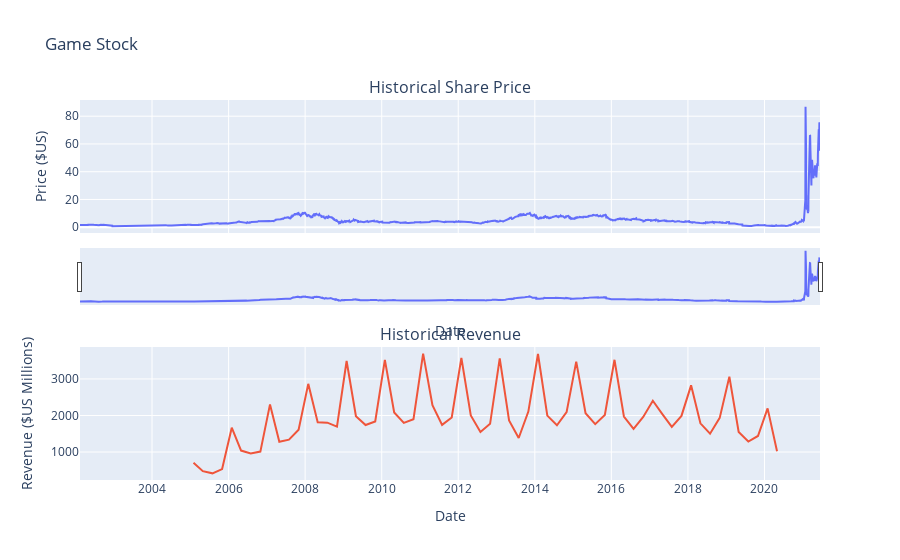

Notebook code cell kept with this figure:
### Code cell
make_graph(gme_data, gme_revenue, 'Game Stock')

### Figure 1 — Plotly figure (JSON) as saved in the notebook; plotly's stock layout.template omitted (floating-point values rounded to 4 significant figures; data arrays with more than 128 entries replaced by an {"elided": "..."} marker saying what was removed)
{"data": [{"name": "Share Price", "type": "scatter", "x": {"elided": "4867 str values"}, "xaxis": "x", "y": {"elided": "4867 float values"}, "yaxis": "y"}, {"name": "Revenue", "type": "scatter", "x": ["2020-04-30T00:00:00", "2020-01-31T00:00:00", "2019-10-31T00:00:00", "2019-07-31T00:00:00", "2019-04-30T00:00:00", "2019-01-31T00:00:00", "2018-10-31T00:00:00", "2018-07-31T00:00:00", "2018-04-30T00:00:00", "2018-01-31T00:00:00", "2017-10-31T00:00:00", "2017-07-31T00:00:00", "2017-04-30T00:00:00", "2017-01-31T00:00:00", "2016-10-31T00:00:00", "2016-07-31T00:00:00", "2016-04-30T00:00:00", "2016-01-31T00:00:00", "2015-10-31T00:00:00", "2015-07-31T00:00:00", "2015-04-30T00:00:00", "2015-01-31T00:00:00", "2014-10-31T00:00:00", "2014-07-31T00:00:00", "2014-04-30T00:00:00", "2014-01-31T00:00:00", "2013-10-31T00:00:00", "2013-07-31T00:00:00", "2013-04-30T00:00:00", "2013-01-31T00:00:00", "2012-10-31T00:00:00", "2012-07-31T00:00:00", "2012-04-30T00:00:00", "2012-01-31T00:00:00", "2011-10-31T00:00:00", "2011-07-31T00:00:00", "2011-04-30T00:00:00", "2011-01-31T00:00:00", "2010-10-31T00:00:00", "2010-07-31T00:00:00", "2010-04-30T00:00:00", "2010-01-31T00:00:00", "2009-10-31T00:00:00", "2009-07-31T00:00:00", "2009-04-30T00:00:00", "2009-01-31T00:00:00", "2008-10-31T00:00:00", "2008-07-31T00:00:00", "2008-04-30T00:00:00", "2008-01-31T00:00:00", "2007-10-31T00:00:00", "2007-07-31T00:00:00", "2007-04-30T00:00:00", "2007-01-31T00:00:00", "2006-10-31T00:00:00", "2006-07-31T00:00:00", "2006-04-30T00:00:00", "2006-01-31T00:00:00", "2005-10-31T00:00:00", "2005-07-31T00:00:00", "2005-04-30T00:00:00", "2005-01-31T00:00:00"], "xaxis": "x2", "y": [1021, 2194, 1439, 1286, 1548, 3063, 1935, 1501, 1786, 2825, 1989, 1688, 2046, 2403, 1959, 1632, 1972, 3525, 2016, 1762, 2061, 3476, 2092, 1731, 1996, 3684, 2107, 1384, 1865, 3562, 1773, 1550, 2002, 3579, 1947, 1744, 2281, 3693, 1899, 1799, 2083, 3524, 1835, 1739, 1981, 3492, 1696, 1804, 1814, 2866, 1611, 1338, 1279, 2304, 1012, 963, 1040, 1667, 534, 416, 475, 709], "yaxis": "y2"}], "layout": {"annotations": [{"font": {"size": 16}, "showarrow": false, "text": "Historical Share Price", "x": 0.5, "xanchor": "center", "xref": "paper", "y": 1.0, "yanchor": "bottom", "yref": "paper"}, {"font": {"size": 16}, "showarrow": false, "text": "Historical Revenue", "x": 0.5, "xanchor": "center", "xref": "paper", "y": 0.35, "yanchor": "bottom", "yref": "paper"}], "autosize": true, "showlegend": false, "title": {"text": "Game Stock"}, "xaxis": {"anchor": "y", "autorange": true, "domain": [0, 1], "matches": "x2", "range": ["2002-02-13", "2021-06-14"], "rangeslider": {"autorange": true, "range": ["2002-02-13", "2021-06-14"], "visible": true, "yaxis": {"_template": null, "rangemode": "match"}}, "showticklabels": false, "title": {"text": "Date"}, "type": "date"}, "xaxis2": {"anchor": "y2", "autorange": true, "domain": [0, 1], "range": ["2002-02-13", "2021-06-14"], "title": {"text": "Date"}, "type": "date"}, "yaxis": {"anchor": "x", "autorange": true, "domain": [0.65, 1.0], "range": [-4.152, 91.67], "title": {"text": "Price ($US)"}, "type": "linear"}, "yaxis2": {"anchor": "x2", "autorange": true, "domain": [0, 0.35], "range": [233.9, 3875.0], "title": {"text": "Revenue ($US Millions)"}, "type": "linear"}}}
